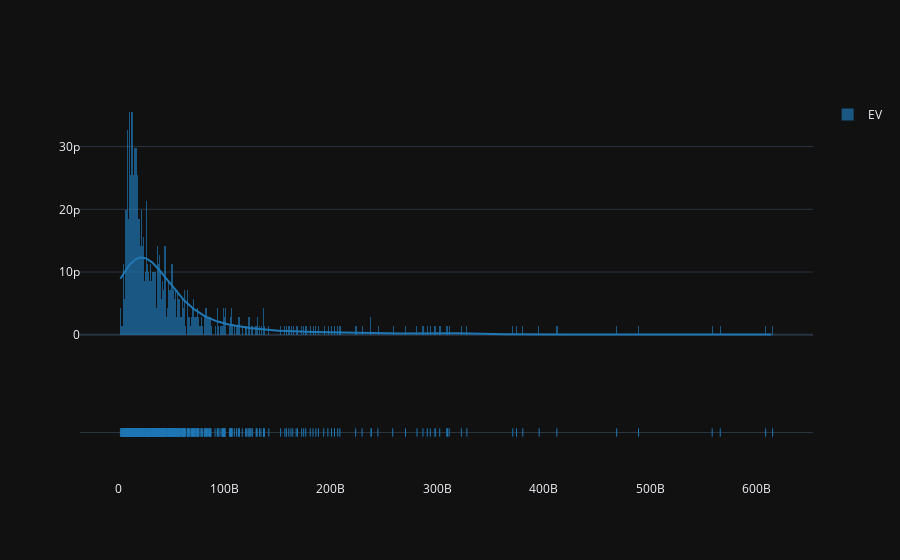

This figure's notebook cell:
### Code cell
import plotly.figure_factory as ff

hist_data = [df_ana12to15['EV'].to_numpy()]
group_labels = ['EV'] # name of the dataset

fig2 = ff.create_distplot(hist_data, group_labels, bin_size=1000000000)
fig2.show()

### Figure 1 — Plotly figure (JSON) as saved in the notebook; plotly's stock layout.template omitted (floating-point values rounded to 4 significant figures; data arrays with more than 128 entries replaced by an {"elided": "..."} marker saying what was removed)
{"data": [{"autobinx": false, "histnorm": "probability density", "legendgroup": "EV", "marker": {"color": "rgb(31, 119, 180)"}, "name": "EV", "opacity": 0.7, "x": {"elided": "705 float values"}, "xaxis": "x", "xbins": {"end": 615300000000.0, "size": 1000000000, "start": 2002000000.0}, "yaxis": "y", "type": "histogram"}, {"legendgroup": "EV", "marker": {"color": "rgb(31, 119, 180)"}, "mode": "lines", "name": "EV", "showlegend": false, "x": {"elided": "500 float values"}, "xaxis": "x", "y": {"elided": "500 float values"}, "yaxis": "y", "type": "scatter"}, {"legendgroup": "EV", "marker": {"color": "rgb(31, 119, 180)", "symbol": "line-ns-open"}, "mode": "markers", "name": "EV", "showlegend": false, "x": {"elided": "705 float values"}, "xaxis": "x", "y": {"elided": "705 str values"}, "yaxis": "y2", "type": "scatter"}], "layout": {"barmode": "overlay", "hovermode": "closest", "legend": {"traceorder": "reversed"}, "xaxis": {"anchor": "y2", "domain": [0.0, 1.0], "zeroline": false}, "yaxis": {"anchor": "free", "domain": [0.35, 1], "position": 0.0}, "yaxis2": {"anchor": "x", "domain": [0, 0.25], "dtick": 1, "showticklabels": false}}}
